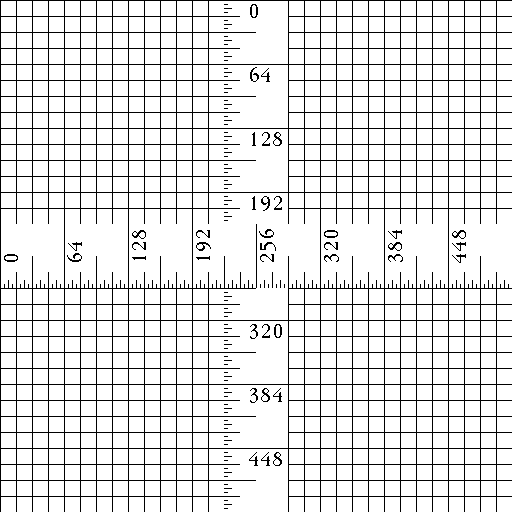
%> input picture Images/ruler.512.tiff, 512 x 512 px
$ octave canny2.m   (GNU Octave 9; MATLAB toolbox functions it lacks are replaced by stand-ins)
%> lines starting %> are read from the running program, lines starting %| are printed output that depends on the picture; in (x1, y1, x2, y2) boxes, pixels count from 0 and x2, y2 are one past the last pixel; in counts of white or black regions, pixels touching at a corner belong together; the program's own positions count from 1
%% Canny Edge Detection
% Authors: Ashish Senapati
% CSE573: Computer Vission and Image Processing Project
% Email: ashishku (at) buffalo (dot) edu
% Website: http://www.eng.buffalo.edu/~ashishku/
% Last revision: 15, December 2011

%% Initialize
clear all;
close all;
clc; clf;
step = 0;

%% Constants

% Gaussian Filter
FILTER_SIZE = 5;
SIGMA = 1;
% Hysteresis
LOW_THRESHOLD_FACTOR = 0.05;
HIGH_THRESHOLD_FACTOR = 0.001;

%% Read Input Image
% Step 1

% im = imread('Lena.jpg');
im = imread('ruler.512.tiff');
%> im is the input picture: size 512x512 uint8; 89% white; black in thin lines or dots
%im = imread('lena_std.tif');
im = double(im);
%> im: size 512x512 double; 89% white; black in thin lines or dots
% [6 lines of commented-out code are left out]

%% Part (a)
% Convolve a given image with a Gaussian of scale 'sigma'
% Step 2

% Gaussian Filter with standard deviation SIGMA (1.4)
gaussian_filter = fspecial('gaussian', FILTER_SIZE, SIGMA);
% gaussian_filter = [2 4 5 4 2; 4 9 12 9 4; 5 12 15 12 5; 4 9 12 9 4; 2 4 5 4 2]/159;

% Convoluting image with chosen filter
conv_im = imfilter(im, gaussian_filter, 'same');
% [5 lines of commented-out code are left out]

%% Part (b)
% Estimate local edge normal directions n using the equation (5.58)
% in the textbook for each pixel in the image
% Step 3 to 5

[gaussian_filter_x gaussian_filter_y] = gradient(gaussian_filter);

im_gradient_x = imfilter(conv_im, gaussian_filter_x, 'same');
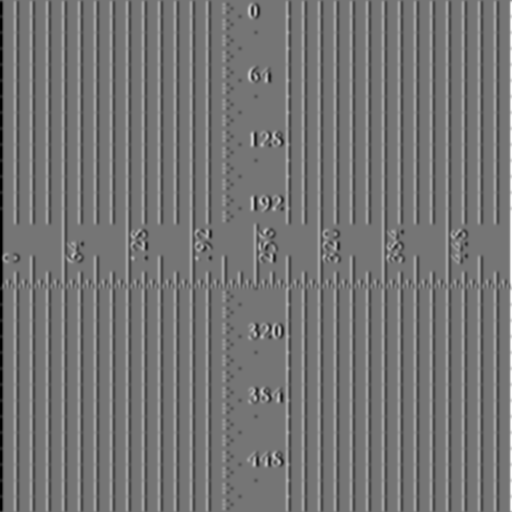
%> im_gradient_x: size 512x512 double; min -77.09, max 90.34, mean -0.1; drawn with min black and max white
im_gradient_y = imfilter(conv_im, gaussian_filter_y, 'same');
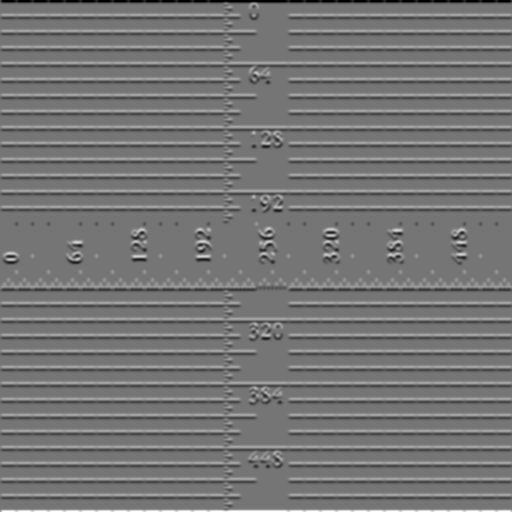
%> im_gradient_y: size 512x512 double; min -77.09, max 90.34, mean -0.1; mean of the top-left, top-right, bottom-left and bottom-right quarters -0.8, -0.7, 0.6, 0.6; drawn with min black and max white

n_direction = atan2(double(im_gradient_y), double(im_gradient_x));
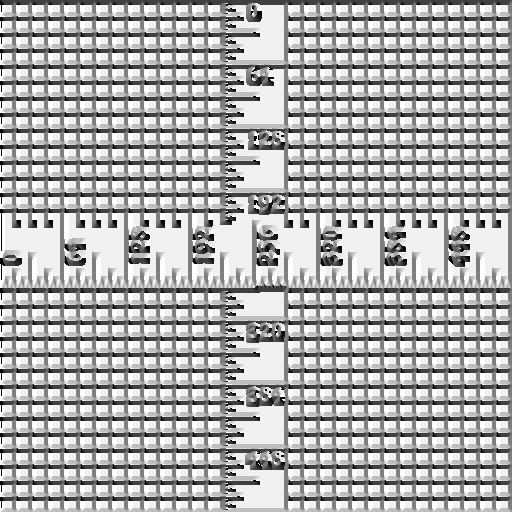
%> n_direction: size 512x512 double; min -3.14, max 3.14, mean 1.13; drawn with min black and max white
n_direction = n_direction*180/pi;

% Discretization of directions
n_direction_dis = zeros(512, 512);
for i = 1  : 512
    for j = 1 : 512

        gd = n_direction(i, j);

        if (gd >= -22.5 && gd < 22.5) || (gd >= 157.5 && gd <= 180) || (gd < -157.5 && gd >= -180)
            n_direction_dis(i, j) = 0;
        end

        if (gd >= 67.5 && gd < 112.5) || (gd < -67.5 && gd >= -112.5)
            n_direction_dis(i, j) = 90;
        end

        if (gd >= 22.5 && gd < 67.5) || (gd < -112.5 && gd >= -157.5)
            n_direction_dis(i, j) = 45;
        end

        if (gd < -22.5 && gd >= -67.5) || (gd >= 112.5 && gd < 157.5)
            n_direction_dis(i, j) = 135;
        end
    end
end
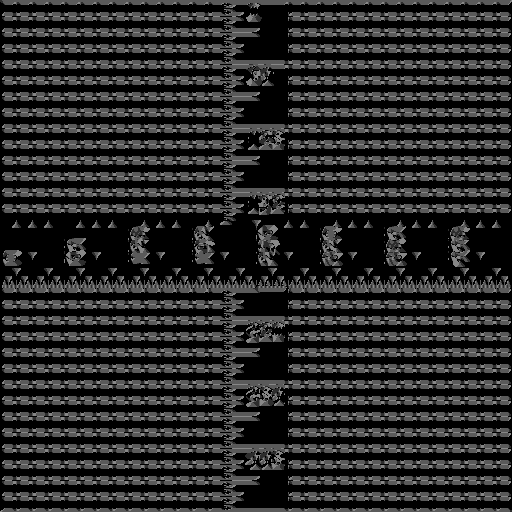
%> n_direction_dis: size 512x512 double; min 0, max 135, mean 40.7
% [15 lines of commented-out code are left out]

%% Part (d)
% Compute the magnitude of the edge using equation (5.61)
% Step 6
im_gradient_mag = sqrt(double(im_gradient_x).^2 + double(im_gradient_y).^2);
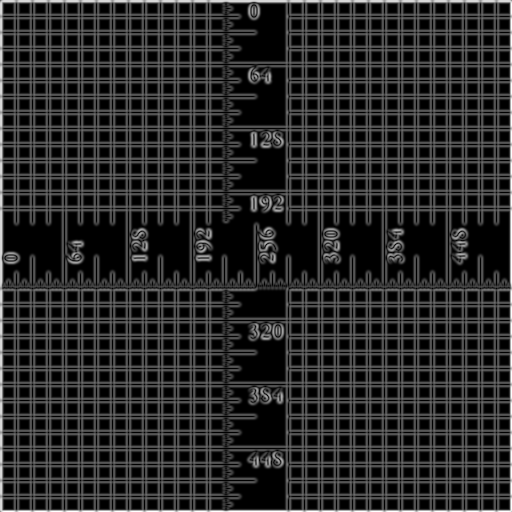
%> im_gradient_mag: size 512x512 double; min 1.99e-15, max 90.34, mean 15; drawn with min black and max white

% [4 lines of commented-out code are left out]

%% Part (c)
% Location of the edges using equation (5.60) with non-maximal suppression
% Step 7

supressed_im = zeros(512, 512);
for i = 2  : 511
    for j = 2 : 511

        if (n_direction_dis(i, j) == 0)
        	if (im_gradient_mag(i, j) > im_gradient_mag(i, j - 1) && im_gradient_mag(i, j) > im_gradient_mag(i, j + 1))
                supressed_im(i, j) = im_gradient_mag(i, j);
            else
                supressed_im(i, j) = 0;
            end
        end

        if (n_direction_dis(i, j) == 45)
            if (im_gradient_mag(i, j) > im_gradient_mag(i + 1, j - 1) && im_gradient_mag(i, j) > im_gradient_mag(i - 1, j + 1))
                supressed_im(i, j) = im_gradient_mag(i, j);
            else
                supressed_im(i, j) = 0;
            end
        end

        if (n_direction_dis(i, j) == 90)
            if (im_gradient_mag(i, j) > im_gradient_mag(i - 1, j) && im_gradient_mag(i, j) > im_gradient_mag(i + 1, j))
                supressed_im(i, j) = im_gradient_mag(i, j);
            else
                supressed_im(i, j) = 0;
            end
        end

        if (n_direction_dis(i, j) == 135)
            if (im_gradient_mag(i, j) > im_gradient_mag(i - 1, j - 1) && im_gradient_mag(i, j) > im_gradient_mag(i + 1, j + 1))
                supressed_im(i, j) = im_gradient_mag(i, j);
            else
                supressed_im(i, j) = 0;
            end
        end

    end
end
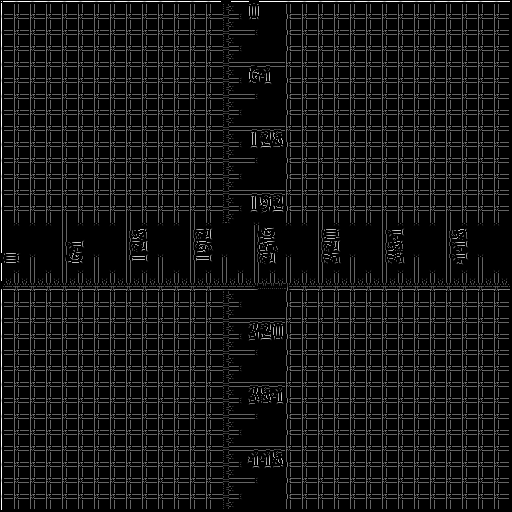
%> supressed_im: size 512x512 double; min 0, max 77.09, mean 5.7; drawn with min black and max white

step = step + 1;
figure(step);
imshow(supressed_im);
title('Supressed Image');

%% Part (e)
% Design the thresholding for edges with the hysteresis (Algorithm 6.5) to
% eliminate spurious responses
% High and Low Thresholds defined above for Hysteresis
% 4- connectivity used
% Step 8

ThreshL = LOW_THRESHOLD_FACTOR * max(max(supressed_im));
%> ThreshL = 3.85
ThreshH = HIGH_THRESHOLD_FACTOR * max(max(supressed_im));
%> ThreshH = 0.0771

thresh_im = zeros(512, 512);
for i = 1  : 512
    for j = 1 : 512
        if (supressed_im(i, j) < ThreshL)
            thresh_im(i, j) = 0;
        elseif (supressed_im(i, j) > ThreshH)
            thresh_im(i, j) = 1;
        else
            if (                                       ...
                 (supressed_im(i + 1, j) > ThreshH) || ...
                 (supressed_im(i - 1, j) > ThreshH) || ...
                 (supressed_im(i, j + 1) > ThreshH) || ...
                 (supressed_im(i, j - 1) > ThreshH)    ...
               )
                thresh_im(i, j) = 1;
            end
        end
    end
end
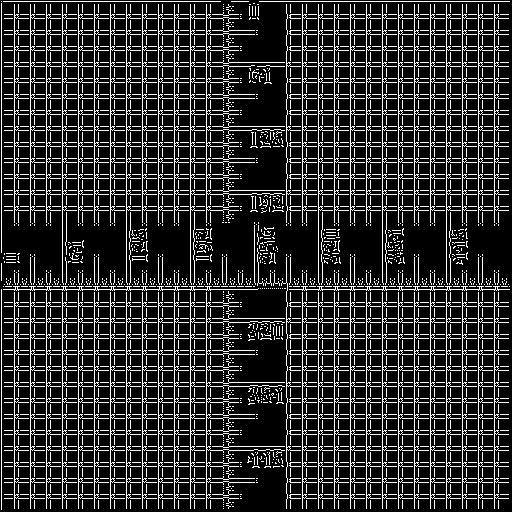
%> thresh_im: size 512x512 double; values 0 (black) and 1 (white), 18.4% white in thin lines or dots

step = step + 1;
figure(step);
imshow(thresh_im);
title('Hysteresis Thresholding');

$ run again, with Images/big-bowl-of-fruit.jpg saved as Images/ruler.512.tiff
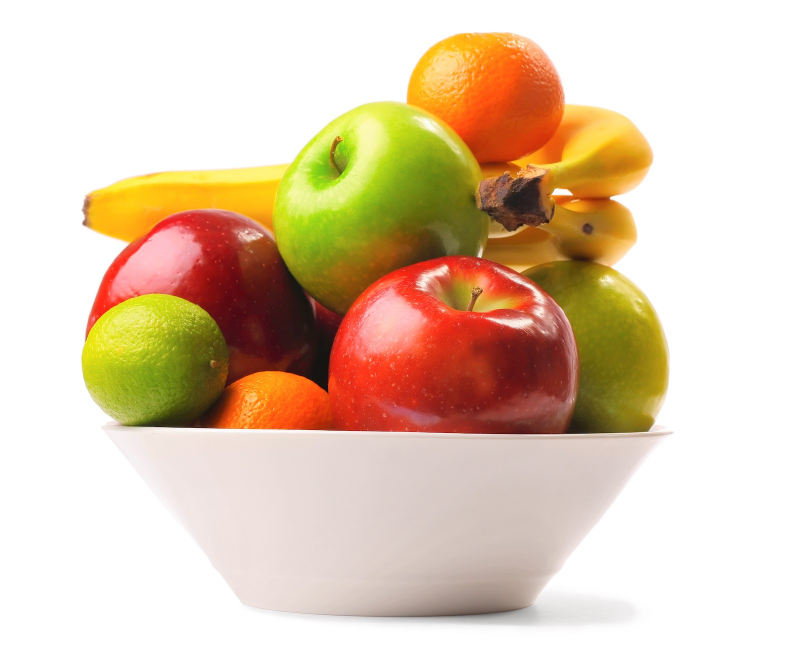
%> input picture Images/big-bowl-of-fruit.jpg, 1600 x 1312 px (shown at 1/2 size)
%> im is the input picture: size 1312x1600x3 uint8; mean R, G, B 224.5, 202.1, 176.9
%> im: size 1312x1600x3 double
%> after the loop `for i = 1  : 512`:
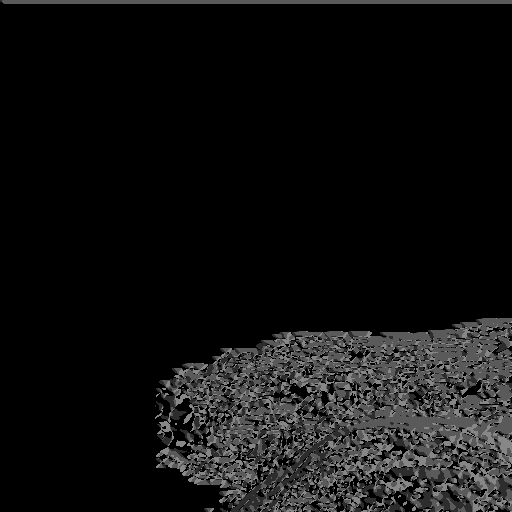
%> n_direction_dis: size 512x512 double; min 0, max 135, mean 16.9
%> ThreshL = 1.34
%> ThreshH = 0.0268
%> after the loop `for i = 1  : 512`:
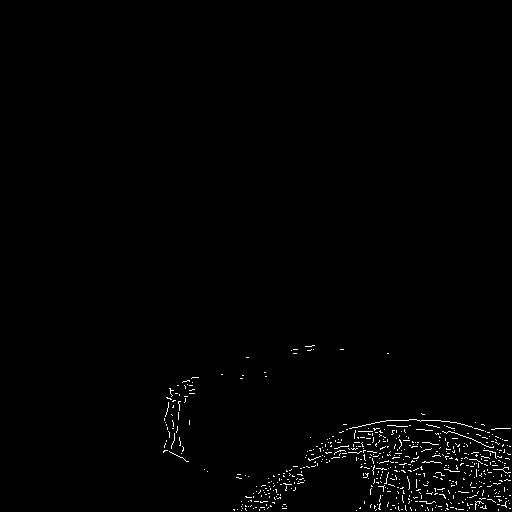
%> thresh_im: size 512x512 double; values 0 (black) and 1 (white), 0.93% white in thin lines or dots, all inside (x1, y1, x2, y2) = (163, 345, 511, 511)
